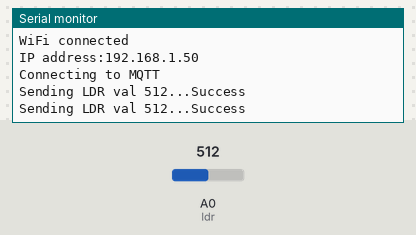
Simulated run of this sketch. Board: ESP8266 (NodeMCU). Parts: the last lines printed to the serial monitor. The test bench sets the inputs (shaded band); at power-on: A0 (ldr) = 512. WiFi joins after 1.5 s; servers stay silent unless stated; no MQTT or app messages arrive unless stated.

Above: at 2.7 s.
2.8 s: A0 (ldr) set to 716
At 4.2 s:
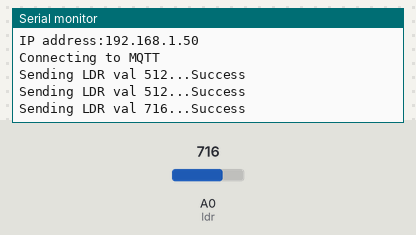
4.3 s: A0 (ldr) set to 900
At 5.4 s:
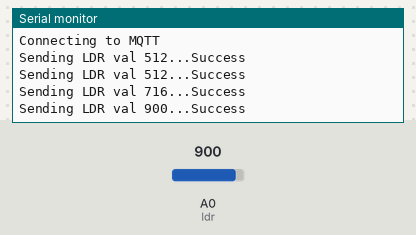
Timing chart, 0 to 7.3 s (numbered marks = the images above; inputs shaded):
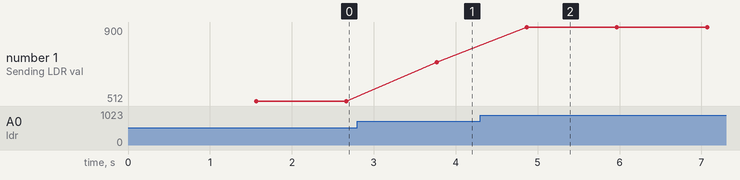

Measured:
- after the input at 2.8 s, the serial monitor: prints a new line after 0.97 s (image 1)
- after the input at 4.3 s, the serial monitor: prints a new line after 0.57 s (image 2)
- plotted number 1: 512 → 716 after the input at 2.8 s, 716 → 900 after the input at 4.3 s

The sketch:

AdafruitIO.ino
```cpp
#include<ESP8266WiFi.h>
#include "Adafruit_MQTT_Client.h"


#define ldr A0
#define wifi "VIRUS"
#define password "raj12345"
#define server "IO.Adafruit.com"
#define port 1883
#define username "i_am_rajee"
#define key "14e1d82cac804c5cbe5377905ca95a0a"

WiFiClient esp;

Adafruit_MQTT_Client mqtt(&esp,server, port, username, key);                                      //connecting Client to server //espuk :)
Adafruit_MQTT_Publish feed = Adafruit_MQTT_Publish(&mqtt, username"/feeds/ldr");              //giving location to publish data


void setup() {
  Serial.begin(115200);
  delay(10);


  Serial.println("Adafruit MQTT Demo");
  Serial.print("Connecting to  ");
  Serial.print(wifi);

  WiFi.begin(wifi,password);                                                            //connect client to internet

  while(WiFi.status()!= WL_CONNECTED)
  {
       delay(500);
       Serial.print(".");
  }


  Serial.println("\nWiFi connected");
  Serial.print("IP address:");
  Serial.println(WiFi.localIP());


  Serial.print("Connecting to MQTT");
  while(mqtt.connect())                                                 //printing while connecting
  {
      Serial.print(".");
  }

}

void loop() {
  if(mqtt.connected())                      //only if connected
  {
      int data = analogRead(ldr);


      Serial.print("\nSending LDR val ");
      Serial.print(data);
      Serial.print("...");


      if(feed.publish(data))                                                        //publish the data and checking if published or not
      {
        Serial.println("Success");
      }
      else
      {
        Serial.println("Fail!");
      }
      delay(1101);                                                         //*************************
  }
}
```
